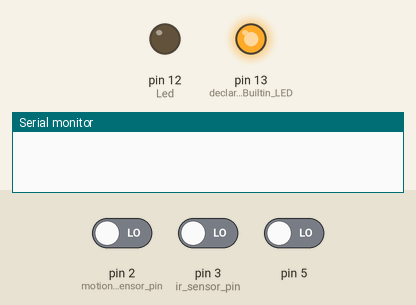
Recording of a sketch running on a simulated Arduino Uno, built with avr-gcc and run on an emulated ATmega328P. Parts: output pins drawn as LEDs (lit = HIGH), the last lines printed to the serial monitor. Inputs (shaded band) come from the test bench; at power-on: pin 2 (motion_sensor_pin) LOW, pin 3 (ir_sensor_pin) LOW, pin 5 LOW.

Above: at 1.2 s.
1.3 s: pin 2 (motion_sensor_pin) driven HIGH
At 3.3 s:
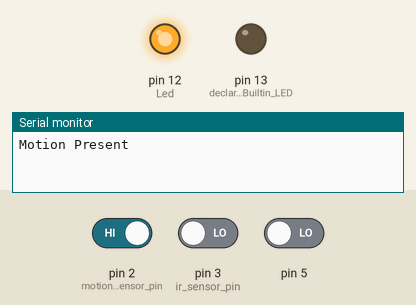
4.3 s: pin 2 (motion_sensor_pin) driven LOW
At 7.0 s:
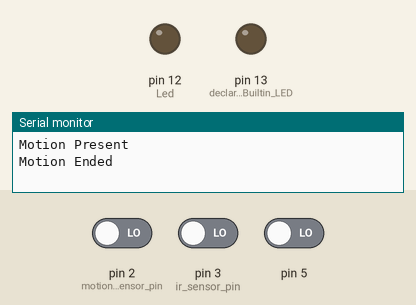
7.3 s: pin 3 (ir_sensor_pin) driven HIGH
At 9.2 s:
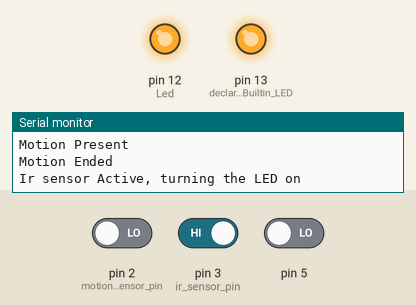
11.5 s: pin 3 (ir_sensor_pin) driven LOW
At 13.0 s:
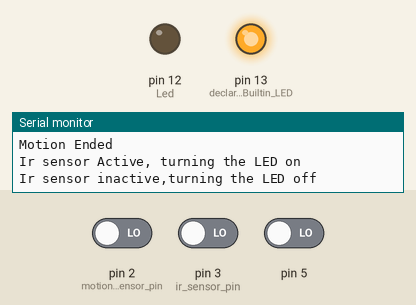
Timing chart, 0 to 14.0 s (numbered marks = the images above; inputs shaded):
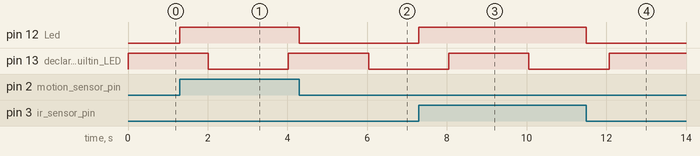

Measured:
- after the input at 1.3 s, pin 12 (Led): LOW → HIGH at once
- after the input at 4.3 s, pin 12 (Led): HIGH → LOW at once
- after the input at 7.3 s, pin 12 (Led): LOW → HIGH at once
- after the input at 11.5 s, pin 12 (Led): HIGH → LOW at once

The sketch:

T4D.ino
```cpp
// NAME : Gaurish Bhatia
// Student ID: 2110994762.
//task : M1_T4D
//Remarks : in this task, we are required to use three sensors with interrupt driven approach.


// declaring global constants for the pins for LED, motion sensor and Ir sensor.
const int Led = 12;
const int motion_sensor_pin = 2;
const int ir_sensor_pin = 3;


void setup()
{
  pinMode(LED_BUILTIN, OUTPUT);//declaring the Builtin LED as output.
  pinMode(Led, OUTPUT);//declaring the LED as output.
  pinMode(motion_sensor_pin, INPUT);//declaring the sensoro as input.
  attachInterrupt(digitalPinToInterrupt(motion_sensor_pin), motion, CHANGE);// attaching an interrupt taht will run the motion function on the change of state of the sensor.
  attachInterrupt(digitalPinToInterrupt(ir_sensor_pin), infrared, CHANGE);//attahing an interrupt for the change in value of the IR sensor.
  Serial.begin(9600);// beginning the serial communication at a baudrate of 9600.

  PCICR |= B00000100; //using the port group
  PCMSK2 |= B00100000;//using the D5 pin for the second IR sensor.

  //pausing all the interrupts.

  noInterrupts();

  //initialising the resisters as 0.
  TCCR1A = 0;
  TCCR1B = 0;
  TCNT1 = 0;

  OCR1A = 31429;//blinking built in Led every 2 seconds.

  TCCR1B |= (1 << CS12) | (1 << CS10);

  TIMSK1 |= (1 << OCIE1A);

  TCCR1B |= (1 << WGM12);

  interrupts();

}

void loop()// keeping the loop function empty
{

}


//function for chekcing the motion.
void motion()
{
  //reading the state of the sensor.
  int motion_state = digitalRead(motion_sensor_pin);

  //checking if the state is high.
  if (motion_state == HIGH)
  {
    Serial.println("Motion Present");//printing that motion is present.
    digitalWrite(Led, motion_state);// turning the LED on.
  }

  else if (motion_state == LOW)//checking if the motion ended.
  {
    Serial.println("Motion Ended");//printing that motion ended.
    digitalWrite(Led, motion_state);// turning the LED off.

  }


}


//function for checking if the IR sensor is active or inactive.
void infrared()
{
  //getting the value of the IR sensor.
  int ir_value = digitalRead(ir_sensor_pin);

  //checking if the sensor value is HIGH.
  if (ir_value == HIGH)
  {
    Serial.println("Ir sensor Active, turning the LED on");//printing that the IR sensor is active.
    digitalWrite(Led, ir_value);
  }
  //checking if the sensor value is low.
  else if (ir_value == LOW)
  {
    Serial.println("Ir sensor inactive,turning the LED off");//printing that the IR sensor is inactive.
    digitalWrite(Led, ir_value);
  }
}


//function for timer interrupt for blinking the built in LED.
ISR(TIMER1_COMPA_vect) {
  digitalWrite(LED_BUILTIN, digitalRead(LED_BUILTIN) ^ 1);//turning the LED on/off.
}


//function for pin change interrupt for IR sensor2.
ISR (PCINT2_vect) {

  Serial.println("IR sensor2 present");


}
```
